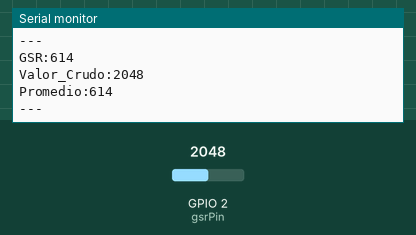
Bench run of a sketch on a simulated ESP32. Parts: the last lines printed to the serial monitor. The inputs (shaded band) are chosen by the test bench; at power-on: GPIO 2 (gsrPin) = 2048.

Above: at 4.2 s.
4.3 s: GPIO 2 (gsrPin) set to 2866
At 4.9 s:
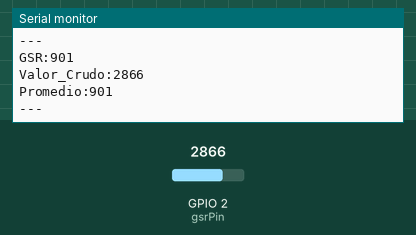
5.8 s: GPIO 2 (gsrPin) set to 3603
At 6.4 s:
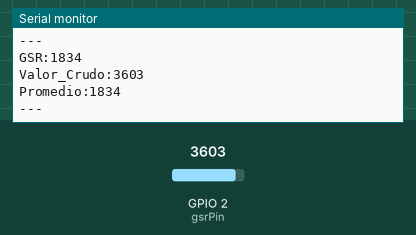
Timing chart, 0 to 8.8 s (numbered marks = the images above; inputs shaded):
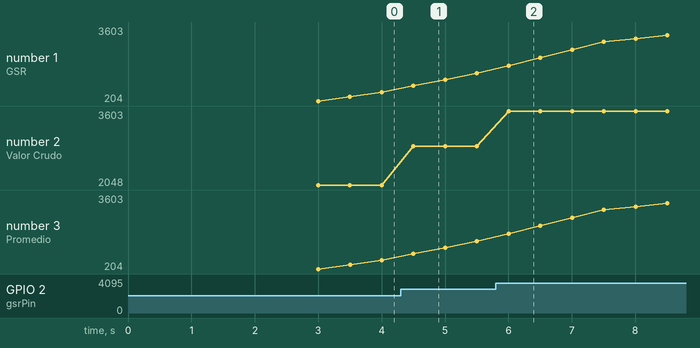

The sketch:

arduino_gsr_monitor.ino
```cpp
// ===== CÓDIGO PARA ESP32 O ARDUINO CON SENSOR GSR =====
// Compatible con Flutter via USB Serial
// Formato de envío: GSR:valor\n

const int gsrPin = 2;  // Pin IO2 del ESP32 (configurable)
const int baudRate = 115200;  // ESP32 recomendado

// Variables para suavizado de datos
const int numSamples = 10;
int readings[numSamples];
int readIndex = 0;
int total = 0;
int promedio = 0;

void setup() {
  Serial.begin(baudRate);
  delay(1000); // Esperar a que se inicialice

  // Mensaje inicial
  Serial.println("=== Monitor GSR Iniciado ===");
  Serial.println("Formato: GSR:valor");
  Serial.println("================");
  delay(2000);

  // Inicializar array
  for (int i = 0; i < numSamples; i++) {
    readings[i] = 0;
  }
}

void loop() {
  // Leer valor del sensor GSR
  int valor = analogRead(gsrPin);

  // Algoritmo de suavizado (promedio móvil)
  total -= readings[readIndex];
  readings[readIndex] = valor;
  total += readings[readIndex];
  readIndex = (readIndex + 1) % numSamples;
  promedio = total / numSamples;

  // Enviar en formato compatible con Flutter
  // Formato: GSR:valor (sin espacios)
  Serial.print("GSR:");
  Serial.println(promedio);

  // También enviar datos detallados para depuración
  Serial.print("Valor_Crudo:");
  Serial.println(valor);
  Serial.print("Promedio:");
  Serial.println(promedio);
  Serial.println("---");

  // Pequeña pausa
  delay(500); // Cambiar según necesidad (200-1000ms)
}

// ===== NOTAS =====
// 1. ESP32: Usa Serial.begin(115200) - recomendado para ESP32
// 2. Arduino UNO: Usa Serial.begin(9600)
// 3. Para ver en Visual Studio Code:
//    - Instala "Serial Monitor" extension
//    - Abre paleta de comandos (Ctrl+Shift+P)
//    - Busca "Serial Monitor: Open"
//    - Selecciona puerto y velocidad (115200 para ESP32)
// 4. Para Flutter: Leerá la línea "GSR:valor" automáticamente
// 5. Verifica el pin IO2 si usas otra placa
```

Measured:
- after the input at 4.3 s, the serial monitor: prints a new line after 0.20 s (image 1)
- after the input at 5.8 s, the serial monitor: prints a new line after 0.20 s (image 2)
- plotted number 1: 614 → 1474 after the input at 4.3 s, 1474 → 3603 after the input at 5.8 s
- plotted number 2: 2048 → 2866 after the input at 4.3 s, 2866 → 3603 after the input at 5.8 s
- plotted number 3: 614 → 1474 after the input at 4.3 s, 1474 → 3603 after the input at 5.8 s
